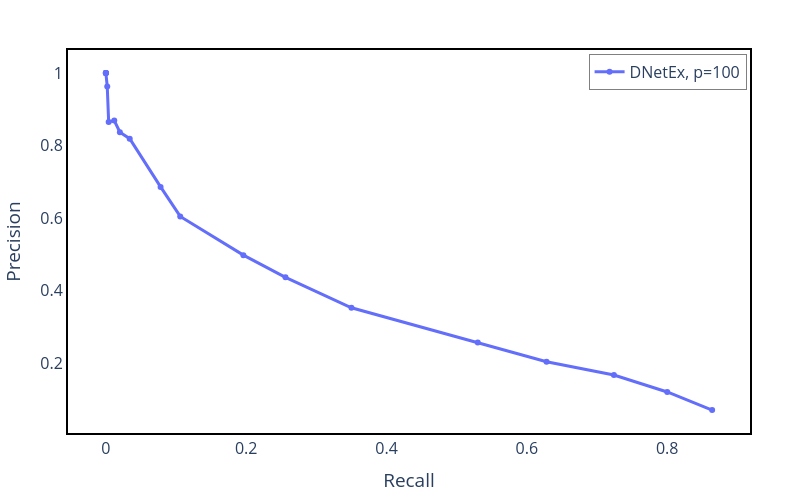

Source (notebook cell):
### Code cell
run_number = 0

# Create figure
fig = go.Figure()

fig.add_trace(
    go.Scatter(
        x=runs_recall_list_05[run_number],
        y=1-runs_fdr_list_05[run_number],
        mode='lines+markers',
        name=f'DNetEx, p=100'
    )
)

# Customize the layout
fig.update_traces(line=dict(width=3))

fig.update_layout(
    xaxis1=dict(tickfont=dict(size=16),showticklabels=True),
    yaxis1=dict(tickfont=dict(size=16),showticklabels=True),
    autosize=False,
    width=800,
    height=500,
    xaxis_title=r"Recall",
    yaxis_title='Precision',
    plot_bgcolor='white',
    paper_bgcolor='white',
    margin=dict(l=50, r=50, t=50, b=50),
    showlegend=True,
    legend=dict(
        x=.995,
        y=0.99,  
        xanchor='right',
        yanchor='top',
        bgcolor='rgba(255, 255, 255, 0.6)',
        bordercolor='gray',
        borderwidth=1
    ),
    xaxis=dict(showline=True, linewidth=2, linecolor='black', mirror=True),
    yaxis=dict(showline=True, linewidth=2, linecolor='black', mirror=True),
    font=dict(size=16)

)

fig.show()

fig.write_image("Results/pr.pdf")

### Figure 1 — Plotly figure (JSON) as saved in the notebook; plotly's stock layout.template omitted (floating-point values rounded to 4 significant figures)
{"data": [{"line": {"width": 3}, "mode": "lines+markers", "name": "DNetEx, p=100", "type": "scatter", "x": [0, 0, 0, 0, 0, 0.002, 0.004, 0.012, 0.02, 0.034, 0.078, 0.106, 0.196, 0.256, 0.35, 0.53, 0.628, 0.724, 0.8, 0.864], "y": [1, 1, 1, 1, 1, 0.9629, 0.8651, 0.8687, 0.8367, 0.8189, 0.686, 0.6047, 0.4982, 0.4371, 0.3531, 0.2573, 0.2047, 0.168, 0.1214, 0.07143]}], "layout": {"autosize": false, "font": {"size": 16}, "height": 500, "legend": {"bgcolor": "rgba(255, 255, 255, 0.6)", "bordercolor": "gray", "borderwidth": 1, "x": 0.995, "xanchor": "right", "y": 0.99, "yanchor": "top"}, "margin": {"b": 50, "l": 50, "r": 50, "t": 50}, "paper_bgcolor": "white", "plot_bgcolor": "white", "showlegend": true, "width": 800, "xaxis": {"linecolor": "black", "linewidth": 2, "mirror": true, "showline": true, "showticklabels": true, "tickfont": {"size": 16}, "title": {"text": "Recall"}}, "yaxis": {"linecolor": "black", "linewidth": 2, "mirror": true, "showline": true, "showticklabels": true, "tickfont": {"size": 16}, "title": {"text": "Precision"}}}}
